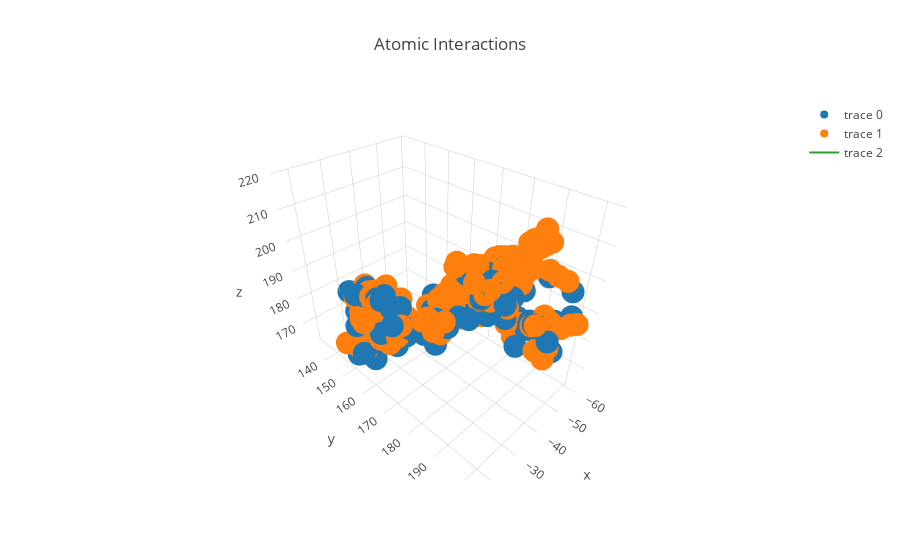

The code cell stored with this chart in its notebook:
### Code cell
plot_nodes_edges(uL4_interaction)

### Figure 1 — Plotly figure (JSON) as saved in the notebook; plotly's stock layout.template omitted (floating-point values rounded to 4 significant figures; data arrays with more than 128 entries replaced by an {"elided": "..."} marker saying what was removed)
{"data": [{"mode": "markers", "text": {"elided": "223 str values"}, "type": "scatter3d", "x": {"elided": "223 float values"}, "y": {"elided": "223 float values"}, "z": {"elided": "223 float values"}}, {"mode": "markers", "text": {"elided": "223 str values"}, "type": "scatter3d", "x": {"elided": "223 float values"}, "y": {"elided": "223 float values"}, "z": {"elided": "223 float values"}}, {"hoverinfo": "none", "mode": "lines", "type": "scatter3d", "x": {"elided": "669 mixed values"}, "y": {"elided": "669 mixed values"}, "z": {"elided": "669 mixed values"}}], "layout": {"showlegend": true, "title": "Atomic Interactions"}}
